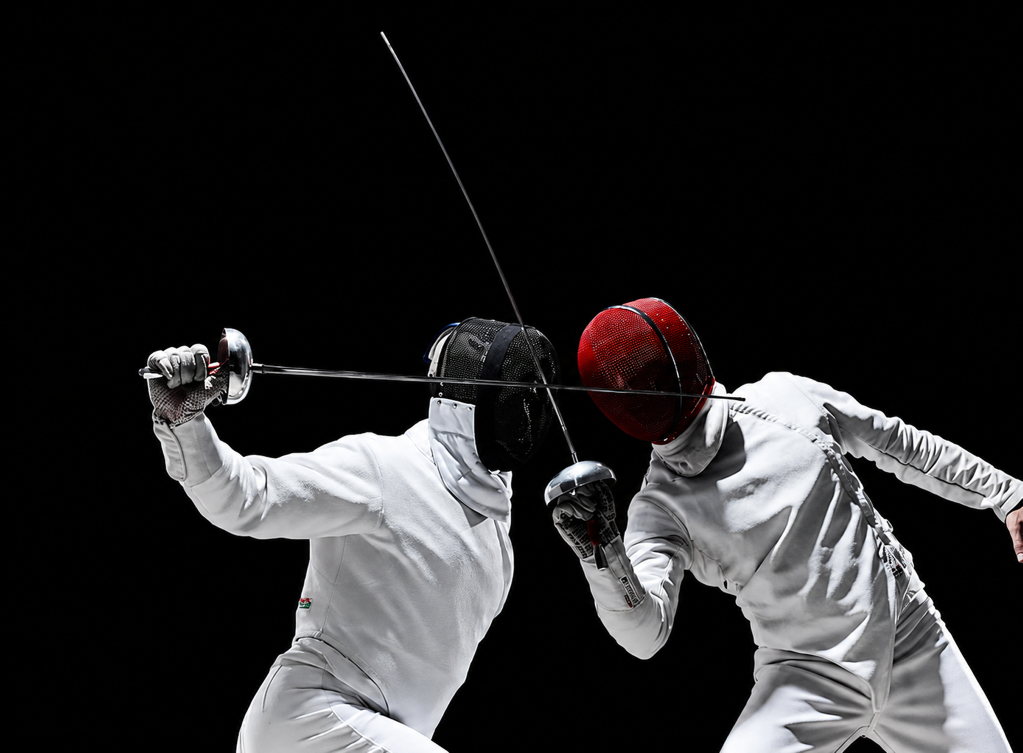
#> input picture image 1208091649.png, 2045 x 1505 px (shown at 1/2 size)
$ python -i gen_temp_frames.py   (imports and definitions only)
#> lines starting #> are read from the running program, lines starting #| are printed output that depends on the picture
#!/usr/bin/env python3
"""임시 히어로 스크럽 프레임 생성기 (실물 펜싱 영상 도착 전 개발용).

DESIGN 10절 검끝 곡선 모티프: 준비 곡선 뒤 짧고 급한 찌르기. 검끝이 크롬에서 red.light로 물든다.
tokens 색만 사용. 산출은 실물과 동일한 규격/명명(1280x720 webp, frame_%04d)이라
P3 로더 경로가 임시/실물에서 동일하다. 실물은 이 폴더를 덮어쓰고 manifest.count만 바꾸면 된다.

재생성:  python3 presentation/scripts/gen_temp_frames.py
"""
import json
import math
import os
from PIL import Image, ImageDraw, ImageFilter, ImageFont

# --- tokens (shared/tokens.js와 동일 값. 하드코딩이 아니라 사양 사본) ---
BG_BASE = (11, 11, 14)       # #0B0B0E
BG_DEEP = (5, 5, 6)          # #050506
STEEL_HI = (255, 255, 255)   # #FFFFFF
STEEL_MID = (216, 226, 240)  # #D8E2F0
STEEL_SHADOW = (110, 123, 146)  # #6E7B92
RED_LIGHT = (255, 36, 66)    # #FF2442
TEXT_DIM = (242, 246, 255)   # a=0.55 로 알파 적용

W, H = 1280, 720
N = 72
OUT_DIR = os.path.join(os.path.dirname(__file__), "..", "public", "frames", "hero")


def lerp(a, b, t):
    return a + (b - a) * t


def lerp_rgb(c1, c2, t):
    return tuple(int(round(lerp(c1[i], c2[i], t))) for i in range(3))


def smoothstep(t):
    t = max(0.0, min(1.0, t))
    return t * t * (3 - 2 * t)


def cubic(p0, p1, p2, p3, s):
    u = 1 - s
    x = u*u*u*p0[0] + 3*u*u*s*p1[0] + 3*u*s*s*p2[0] + s*s*s*p3[0]
    y = u*u*u*p0[1] + 3*u*u*s*p1[1] + 3*u*s*s*p2[1] + s*s*s*p3[1]
    return (x, y)


# 검끝 궤적: 앞 70%는 완만한 준비 곡선(cubic bezier), 뒤 30%는 짧고 급한 직선 찌르기.
P0 = (170, 560)
C1 = (430, 250)
C2 = (720, 500)
PREP_END = (900, 360)   # 준비 끝 = 찌르기 시작
THRUST = (1150, 300)    # 찌르기 목표
PREP_RATIO = 0.7

HILT = (110, 650)       # 검자루 고정 앵커. 검신은 여기서 검끝까지의 직선.


def tip_at(s):
    """s in [0,1] → 검끝 좌표."""
    if s <= PREP_RATIO:
        return cubic(P0, C1, C2, PREP_END, s / PREP_RATIO)
    u = (s - PREP_RATIO) / (1 - PREP_RATIO)
    return (lerp(PREP_END[0], THRUST[0], u), lerp(PREP_END[1], THRUST[1], u))


# 궤적을 촘촘히 샘플해 부드러운 폴리라인으로 그린다(PIL line 스무딩 한계 회피).
SAMPLES = 260
PATH = [tip_at(i / (SAMPLES - 1)) for i in range(SAMPLES)]


def build_vignette():
    """방사 비네트 마스크. 중앙 밝고 가장자리 bg.deep."""
    mask = Image.new("L", (W, H), 0)
#> mask: PIL image 1280x720 L; every value is 0
    d = ImageDraw.Draw(mask)
    cx, cy = W * 0.5, H * 0.42
    maxr = math.hypot(max(cx, W - cx), max(cy, H - cy))
    # 동심 타원을 밖에서 안으로 밝게
    steps = 60
    for i in range(steps):
        r = maxr * (1 - i / steps)
        v = int(255 * (i / steps) ** 1.6)
        d.ellipse([cx - r, cy - r * (H / W) - 40, cx + r, cy + r * (H / W) + 40], fill=v)
    return mask.filter(ImageFilter.GaussianBlur(40))
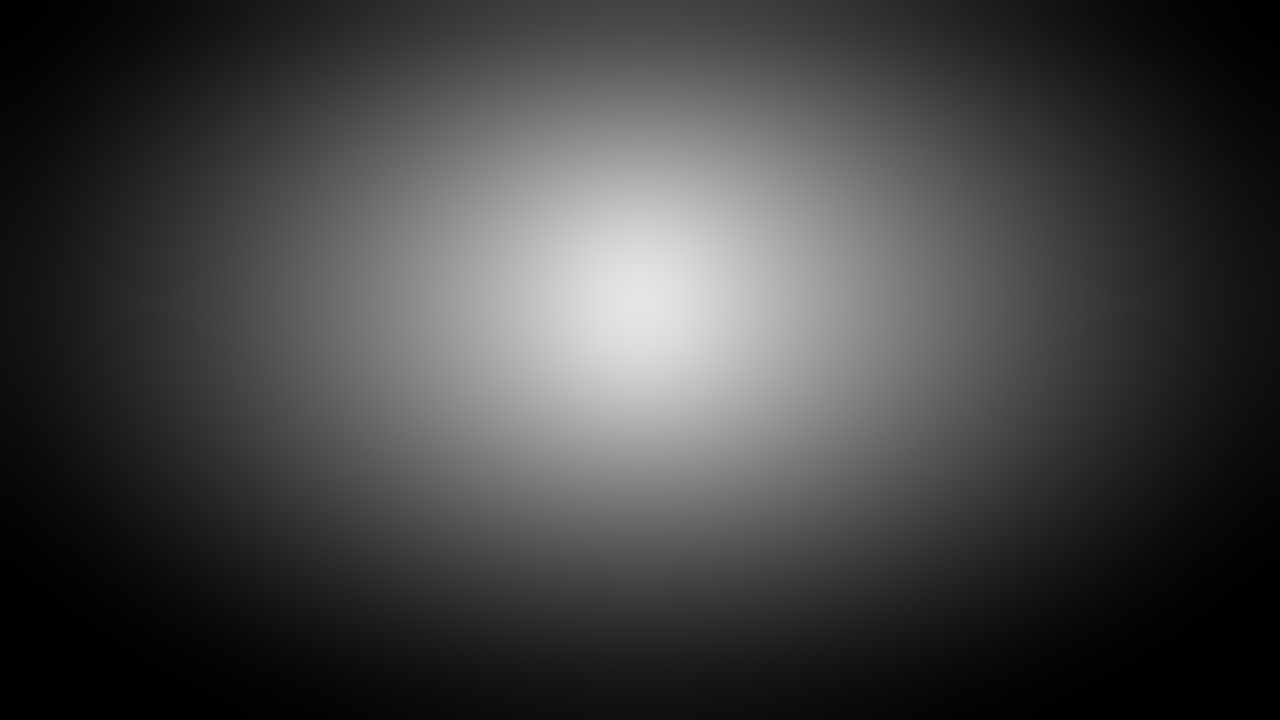
#> returned value: PIL image 1280x720 L; min 0, max 229, mean 66.2


VIGNETTE = build_vignette()
try:
    FONT = ImageFont.truetype("/System/Library/Fonts/SFNSMono.ttf", 18)
except Exception:
    FONT = ImageFont.load_default()


def draw_frame(i):
    t = i / (N - 1)
    # 배경: base에서 deep으로 비네트 합성
    base = Image.new("RGB", (W, H), BG_BASE)
    deep = Image.new("RGB", (W, H), BG_DEEP)
    img = Image.composite(base, deep, VIGNETTE).convert("RGBA")

    glow = Image.new("RGBA", (W, H), (0, 0, 0, 0))   # 블러해서 발광
#> glow: PIL image 1280x720 RGBA; every value is 0
    gd = ImageDraw.Draw(glow)
    core = Image.new("RGBA", (W, H), (0, 0, 0, 0))   # 선명한 심
    cd = ImageDraw.Draw(core)

    # 검끝이 지금까지 그린 궤적: 0..t 구간을 색 전이와 함께 폴리라인으로
#> (the run stopped early here; a loop or call above may not have finished)

$ run again, on image 1208091652.png
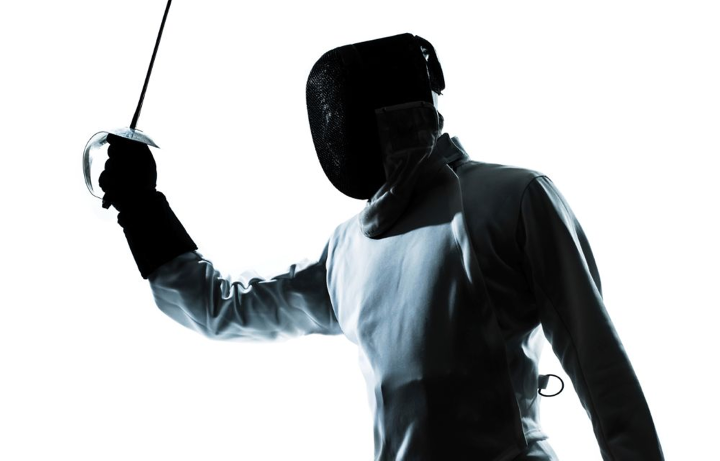
#> input picture image 1208091652.png, 1440 x 921 px (shown at 1/2 size)
#> mask: PIL image 1280x720 L; every value is 0
#> `picture = cv2.imread('../../image 1208091649.png', cv2.IMREAD_GRAYSCALE)`:
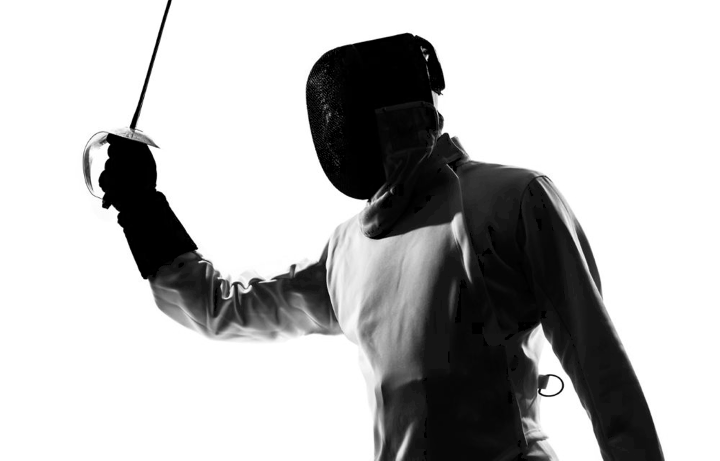
#> picture: shape (921, 1440) (shown at 1/2 size); min 0, max 255, mean 187.5
#> glow: PIL image 1280x720 RGBA; every value is 0
